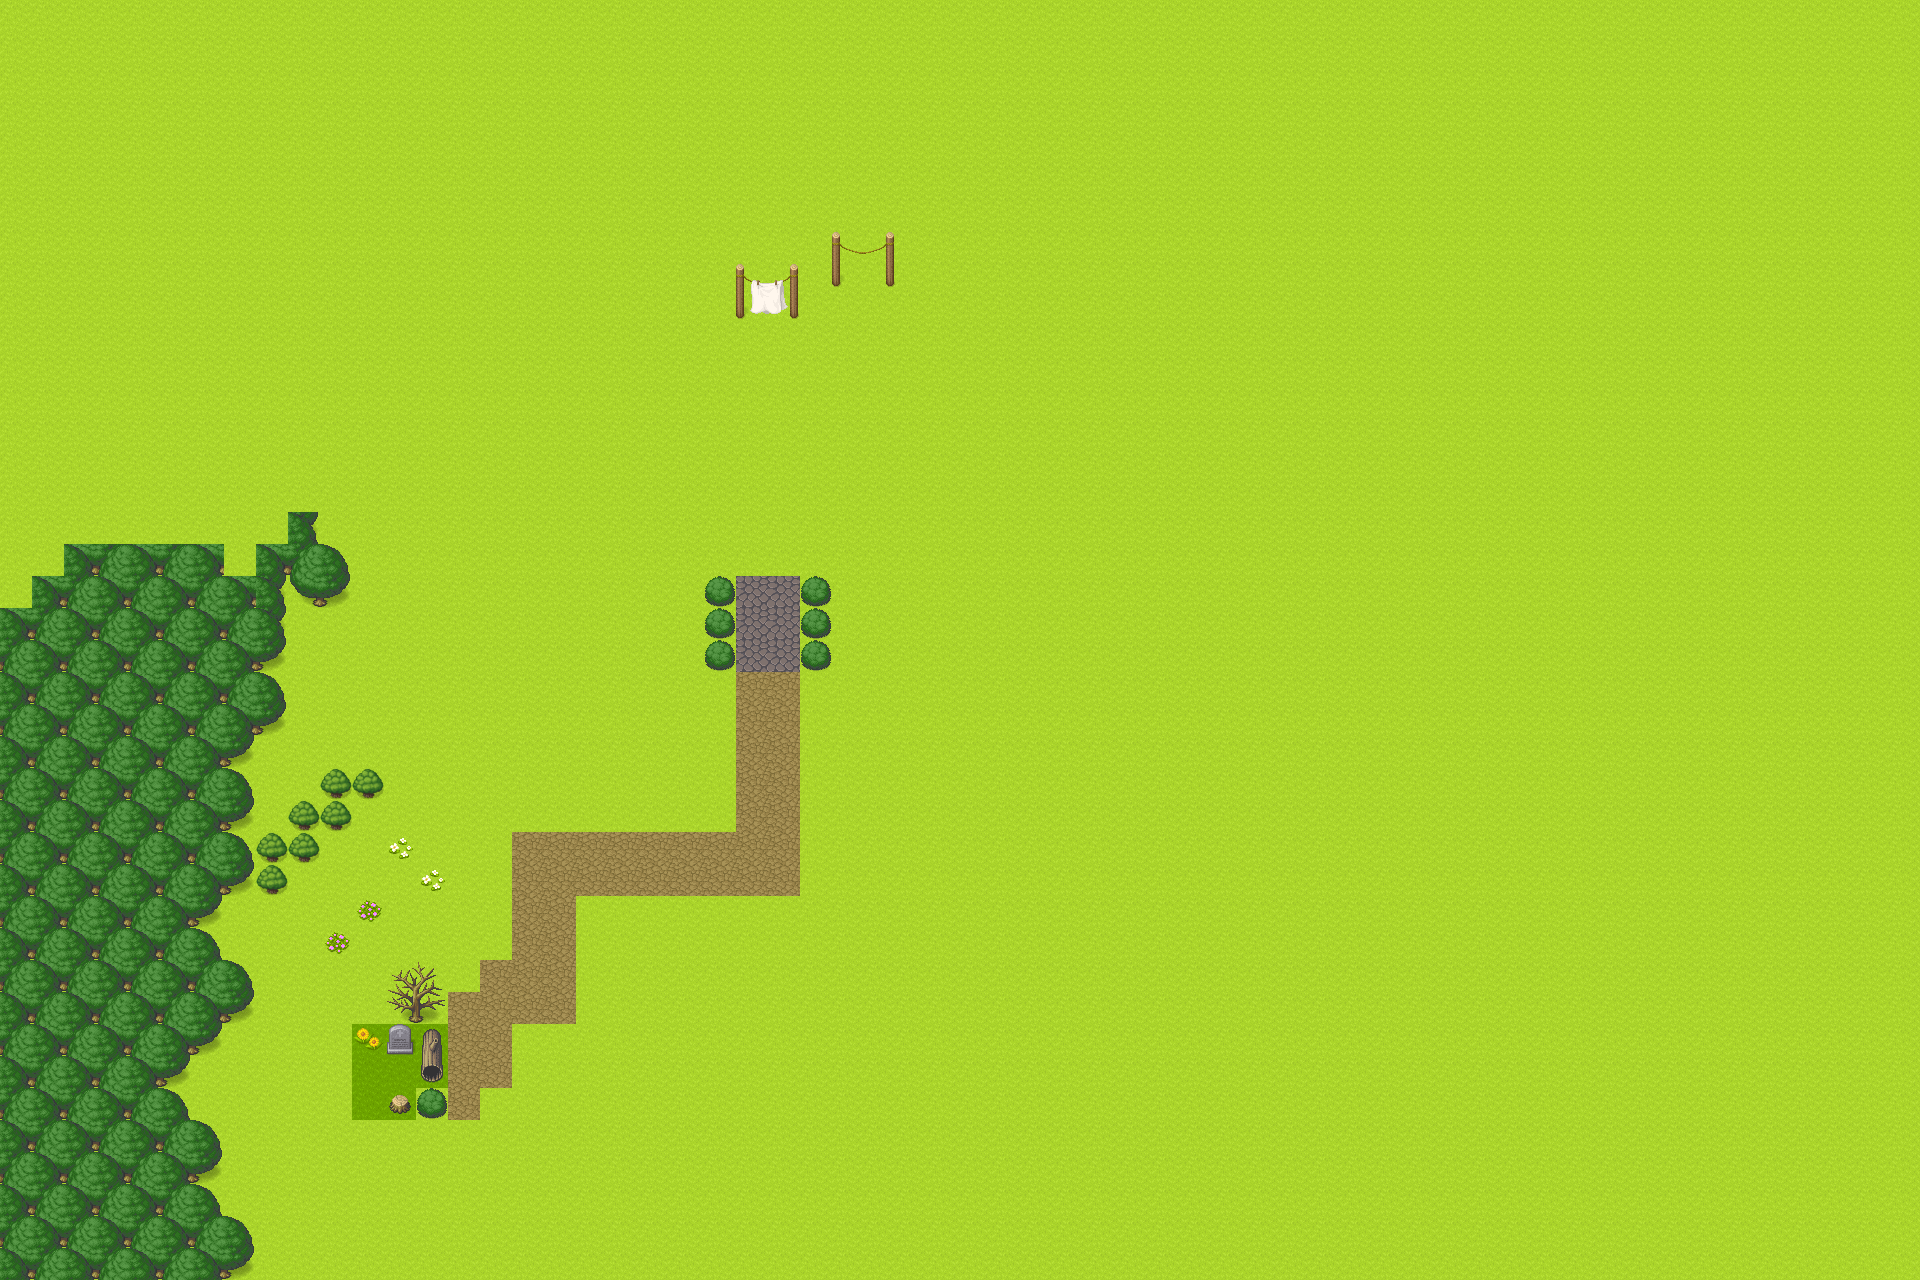

A 2D game scene composited from a Tiled map and its tileset images. What follows is a short description and the map's XML, with each tile layer's data collapsed to a summary:
An orthogonal 60x40 tile map with 32x32 px tiles, 2 tile layers (Base suelo, Arboles), 2 tilesets.

<map version="1.10" tiledversion="1.12.2" orientation="orthogonal" renderorder="right-down" width="60" height="40" tilewidth="32" tileheight="32" infinite="0" nextlayerid="3" nextobjectid="1">
 <tileset firstgid="1" source="../tsx/Pipoyafull.tsx" />
 <tileset firstgid="1065" source="../tsx/pipoya-32x32.tsx" />
 <layer id="1" name="Base suelo" width="60" height="40">
  <data>[2400 cells, 2400 non-empty, 2 distinct tile ids]</data>
 </layer>
 <layer id="2" name="Arboles" width="60" height="40">
  <data>[2400 cells, 266 non-empty, 29 distinct tile ids]</data>
 </layer>
</map>
